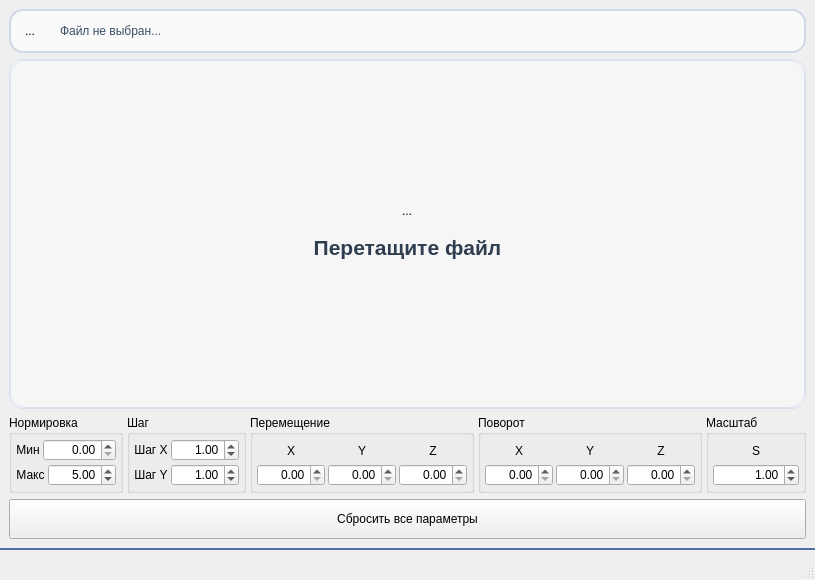
<?xml version="1.0" encoding="UTF-8"?>
<ui version="4.0">
 <class>MainWindow</class>
 <widget class="QMainWindow" name="MainWindow">
  <property name="geometry">
   <rect>
    <x>0</x>
    <y>0</y>
    <width>815</width>
    <height>580</height>
   </rect>
  </property>
  <property name="sizePolicy">
   <sizepolicy hsizetype="Preferred" vsizetype="Preferred">
    <horstretch>0</horstretch>
    <verstretch>0</verstretch>
   </sizepolicy>
  </property>
  <property name="minimumSize">
   <size>
    <width>815</width>
    <height>580</height>
   </size>
  </property>
  <property name="font">
   <font>
    <family>Segoe UI</family>
    <pointsize>9</pointsize>
   </font>
  </property>
  <property name="windowTitle">
   <string>MainWindow</string>
  </property>
  <property name="styleSheet">
   <string notr="true">QMainWindow, QWidget#centralwidget {
    background: qlineargradient(x1:0, y1:0, x2:1, y2:1,
                                stop:0 #f3f6fb, stop:0.55 #eef3fb, stop:1 #f4f0f6);
    color: #253246;
}

QMenuBar {
    background: transparent;
    border: none;
}

QPushButton#chooseFileButton {
    background: #ffffff;
    color: #2c3f59;
    border: 2px solid #93a8c6;
    border-radius: 14px;
    padding: 8px 16px;
}
QPushButton#chooseFileButton:hover { background: #f5f9ff; }
QPushButton#chooseFileButton:pressed { background: #eaf2ff; }

QWidget#fileWidget {
    background: rgba(255,255,255,0.7);
    border: 2px solid #cfd8e6;
    border-radius: 14px;
}

QLineEdit#filePathLineEdit {
    background: transparent;
    border: none;
    color: #33465f;
    padding: 0 10px;
    selection-background-color: #2f62c7;
    selection-color: #ffffff;
}
QLineEdit#filePathLineEdit:read-only {
    color: #3b4e66;
}

QFrame#regionFrame, QFrame#columnFrame {
    background: rgba(255,255,255,0.7);
    border: 2px solid #6ac8cc;
    border-radius: 14px;
}

QLabel#regionText, QLabel#columnLabel {
    color: #3a4b61;
}

QComboBox#regionComboBox,
QComboBox#columnComboBox {
    background: rgba(255,255,255,0.65);
    border: 1px solid #b8c8db;
    padding: 0 10px;
    color: #2a3d54;

}
QComboBox#regionComboBox:focus,
QComboBox#columnComboBox:focus {
    border: 2px solid #5cc7cb;
    background: #ffffff;
}

QPushButton#loadDataButton,
QPushButton#calculateMetricsButton {
    color: #ffffff;
    border: none;
    border-radius: 14px;
    padding: 8px 16px;
}
QPushButton#loadDataButton {
    background: qlineargradient(x1:0, y1:0, x2:1, y2:0,
                                stop:0 #17c2c2, stop:1 #0fa8ba);
}
QPushButton#loadDataButton:hover { background: #10b5bf; }
QPushButton#loadDataButton:pressed { background: #0d99a8; }
QPushButton#loadDataButton:disabled {
    background: #cfd4dd;
    color: #f6f7f9;
}

QPushButton#calculateMetricsButton {
    background: qlineargradient(x1:0, y1:0, x2:1, y2:0,
                                stop:0 #2f67d2, stop:1 #1d4fc0);
}
QPushButton#calculateMetricsButton:hover { background: #275cc8; }
QPushButton#calculateMetricsButton:pressed { background: #214fb0; }
QPushButton#calculateMetricsButton:disabled {
    background: #c9ced9;
    color: #eef0f4;
}

QStackedWidget#contentStackedWidget {
    background: rgba(255,255,255,0.45);
    border: 1px solid #d8dfeb;
    border-radius: 14px;
}

QWidget#emptyPage {
    background: qlineargradient(x1:0, y1:0, x2:1, y2:1,
                                stop:0 #f4f8ff, stop:1 #f6f4fa);
    border: 1px solid #dbe3ef;
    border-radius: 16px;
}
QWidget#emptyPage[dropActive="true"] {
    background: qlineargradient(x1:0, y1:0, x2:1, y2:1,
                                stop:0 #e5fbff, stop:1 #eef8ff);
    border: 1px solid #dbe3ef;
}
QLabel#emptyPageText {
    color: #2f3d50;
    padding: 8px 24px;
}

QTableWidget#tableWidget {
    background: #f7f9fd;
    border: 1px solid #cfd8e6;
    border-radius: 10px;
    gridline-color: #d6dde8;
    alternate-background-color: #eef2f8;
    color: #273a54;
    selection-background-color: #dce9ff;
    selection-color: #273a54;
}

QHeaderView::section {
    background: #244ca6;
    color: #ffffff;
    border: none;
    border-right: 1px solid #6283cb;
    padding: 8px 6px;
}
QTableCornerButton::section {
    background: #244ca6;
    border: none;
}

QScrollBar:vertical, QScrollBar:horizontal {
    background: transparent;
    border: none;
    margin: 2px;
}
QScrollBar::handle:vertical, QScrollBar::handle:horizontal {
    background: #b8c6dd;
    border-radius: 6px;
    min-height: 24px;
    min-width: 24px;
}
QScrollBar::handle:vertical:hover, QScrollBar::handle:horizontal:hover {
    background: #9fb1cf;
}
QScrollBar::add-line, QScrollBar::sub-line,
QScrollBar::add-page, QScrollBar::sub-page {
    background: none;
    border: none;
}

QFrame#minFrame, QFrame#maxFrame, QFrame#medianFrame {
    background: qlineargradient(x1:0, y1:0, x2:1, y2:1,
                                stop:0 #f2f6fb, stop:1 #f7f4fb);
    border: 1px solid #d8e1ee;
    border-radius: 16px;
}

QLabel#minLabelText, QLabel#maxLabelText, QLabel#medianLabelText {
    color: #2b3f5d;
}

QLineEdit#minValueLineEdit,
QLineEdit#maxValueLineEdit,
QLineEdit#medianValueLineEdit {
    background: transparent;
    border: none;
    color: #172739;
    padding-bottom: 4px;
}
QLineEdit#minValueLineEdit:read-only,
QLineEdit#maxValueLineEdit:read-only,
QLineEdit#medianValueLineEdit:read-only {
    color: #1b2c42;
}

QStatusBar {
    background: qlineargradient(x1:0, y1:0, x2:1, y2:0,
                                stop:0 #1f2f46, stop:1 #223a5d);
    color: #ffffff;
    border-top: 2px solid #4d6ea6;
    min-height: 30px;
}
QStatusBar::item { border: none; }
QStatusBar QLabel {
    color: #ffffff;
    padding-left: 8px;
}
</string>
  </property>
  <property name="toolButtonStyle">
   <enum>Qt::ToolButtonStyle::ToolButtonFollowStyle</enum>
  </property>
  <widget class="QWidget" name="centralwidget">
   <property name="sizePolicy">
    <sizepolicy hsizetype="Preferred" vsizetype="Preferred">
     <horstretch>0</horstretch>
     <verstretch>0</verstretch>
    </sizepolicy>
   </property>
   <property name="minimumSize">
    <size>
     <width>0</width>
     <height>0</height>
    </size>
   </property>
   <layout class="QVBoxLayout" name="verticalLayout_6">
    <item>
     <layout class="QHBoxLayout" name="fileRowLayout">
      <item>
       <widget class="QWidget" name="fileWidget" native="true">
        <layout class="QHBoxLayout" name="horizontalLayout">
         <item>
          <widget class="QToolButton" name="icon_2">
           <property name="enabled">
            <bool>true</bool>
           </property>
           <property name="cursor">
            <cursorShape>PointingHandCursor</cursorShape>
           </property>
           <property name="text">
            <string>...</string>
           </property>
           <property name="icon">
            <iconset>
             <normalon>:/icons/icons/CSV.svg</normalon>
            </iconset>
           </property>
           <property name="iconSize">
            <size>
             <width>30</width>
             <height>30</height>
            </size>
           </property>
           <property name="autoRaise">
            <bool>true</bool>
           </property>
          </widget>
         </item>
         <item>
          <widget class="QLineEdit" name="filePathLineEdit">
           <property name="minimumSize">
            <size>
             <width>0</width>
             <height>26</height>
            </size>
           </property>
           <property name="font">
            <font>
             <pointsize>9</pointsize>
            </font>
           </property>
           <property name="text">
            <string>Файл не выбран...</string>
           </property>
           <property name="alignment">
            <set>Qt::AlignmentFlag::AlignLeading|Qt::AlignmentFlag::AlignLeft|Qt::AlignmentFlag::AlignVCenter</set>
           </property>
           <property name="readOnly">
            <bool>true</bool>
           </property>
           <property name="placeholderText">
            <string>The file was not selected</string>
           </property>
          </widget>
         </item>
        </layout>
       </widget>
      </item>
     </layout>
    </item>
    <item>
     <layout class="QHBoxLayout" name="controlRowLayout"/>
    </item>
    <item>
     <widget class="QStackedWidget" name="contentStackedWidget">
      <property name="sizePolicy">
       <sizepolicy hsizetype="Expanding" vsizetype="Expanding">
        <horstretch>0</horstretch>
        <verstretch>0</verstretch>
       </sizepolicy>
      </property>
      <property name="acceptDrops">
       <bool>true</bool>
      </property>
      <property name="currentIndex">
       <number>0</number>
      </property>
      <widget class="QWidget" name="emptyPage">
       <property name="acceptDrops">
        <bool>true</bool>
       </property>
       <layout class="QVBoxLayout" name="verticalLayout">
        <item>
         <spacer name="verticalSpacer">
          <property name="orientation">
           <enum>Qt::Orientation::Vertical</enum>
          </property>
          <property name="sizeHint" stdset="0">
           <size>
            <width>20</width>
            <height>40</height>
           </size>
          </property>
         </spacer>
        </item>
        <item alignment="Qt::AlignmentFlag::AlignHCenter">
         <widget class="QToolButton" name="icon_4">
          <property name="enabled">
           <bool>true</bool>
          </property>
          <property name="sizePolicy">
           <sizepolicy hsizetype="Preferred" vsizetype="Preferred">
            <horstretch>0</horstretch>
            <verstretch>0</verstretch>
           </sizepolicy>
          </property>
          <property name="font">
           <font>
            <pointsize>9</pointsize>
           </font>
          </property>
          <property name="cursor">
           <cursorShape>PointingHandCursor</cursorShape>
          </property>
          <property name="acceptDrops">
           <bool>true</bool>
          </property>
          <property name="text">
           <string>...</string>
          </property>
          <property name="icon">
           <iconset resource="resources.qrc">
            <normaloff>:/icons/icons/downloadFile.svg</normaloff>
            <normalon>:/icons/icons/downloadFile.svg</normalon>:/icons/icons/downloadFile.svg</iconset>
          </property>
          <property name="iconSize">
           <size>
            <width>85</width>
            <height>85</height>
           </size>
          </property>
          <property name="autoRaise">
           <bool>true</bool>
          </property>
         </widget>
        </item>
        <item>
         <widget class="QLabel" name="emptyPageText">
          <property name="font">
           <font>
            <pointsize>16</pointsize>
            <bold>true</bold>
           </font>
          </property>
          <property name="acceptDrops">
           <bool>true</bool>
          </property>
          <property name="text">
           <string>Перетащите файл</string>
          </property>
          <property name="alignment">
           <set>Qt::AlignmentFlag::AlignCenter</set>
          </property>
          <property name="wordWrap">
           <bool>true</bool>
          </property>
         </widget>
        </item>
        <item>
         <spacer name="verticalSpacer_2">
          <property name="orientation">
           <enum>Qt::Orientation::Vertical</enum>
          </property>
          <property name="sizeHint" stdset="0">
           <size>
            <width>20</width>
            <height>40</height>
           </size>
          </property>
         </spacer>
        </item>
       </layout>
      </widget>
      <widget class="QWidget" name="graphPage">
       <property name="acceptDrops">
        <bool>true</bool>
       </property>
       <layout class="QVBoxLayout" name="verticalLayout_2">
        <item>
         <widget class="QGraphicsView" name="graphicsView">
          <property name="verticalScrollBarPolicy">
           <enum>Qt::ScrollBarPolicy::ScrollBarAlwaysOff</enum>
          </property>
          <property name="horizontalScrollBarPolicy">
           <enum>Qt::ScrollBarPolicy::ScrollBarAlwaysOff</enum>
          </property>
         </widget>
        </item>
       </layout>
      </widget>
     </widget>
    </item>
    <item>
     <layout class="QHBoxLayout" name="bottomRowLayout">
      <property name="spacing">
       <number>4</number>
      </property>
      <property name="leftMargin">
       <number>0</number>
      </property>
      <property name="topMargin">
       <number>0</number>
      </property>
      <property name="rightMargin">
       <number>0</number>
      </property>
      <property name="bottomMargin">
       <number>0</number>
      </property>
      <item>
       <widget class="QGroupBox" name="groupBox">
        <property name="title">
         <string>Нормировка</string>
        </property>
        <layout class="QVBoxLayout" name="verticalLayout_3">
         <property name="spacing">
          <number>3</number>
         </property>
         <property name="leftMargin">
          <number>4</number>
         </property>
         <property name="topMargin">
          <number>4</number>
         </property>
         <property name="rightMargin">
          <number>4</number>
         </property>
         <property name="bottomMargin">
          <number>4</number>
         </property>
         <item>
          <layout class="QHBoxLayout" name="horizontalLayout_3">
           <property name="spacing">
            <number>3</number>
           </property>
           <item>
            <widget class="QLabel" name="label_2">
             <property name="text">
              <string>Мин</string>
             </property>
             <property name="alignment">
              <set>Qt::AlignmentFlag::AlignCenter</set>
             </property>
            </widget>
           </item>
           <item>
            <widget class="QDoubleSpinBox" name="doubleSpinBox_2">
             <property name="sizePolicy">
              <sizepolicy hsizetype="Expanding" vsizetype="Fixed">
               <horstretch>0</horstretch>
               <verstretch>0</verstretch>
              </sizepolicy>
             </property>
             <property name="minimumSize">
              <size>
               <width>68</width>
               <height>0</height>
              </size>
             </property>
             <property name="alignment">
              <set>Qt::AlignmentFlag::AlignRight|Qt::AlignmentFlag::AlignTrailing|Qt::AlignmentFlag::AlignVCenter</set>
             </property>
            </widget>
           </item>
          </layout>
         </item>
         <item>
          <layout class="QHBoxLayout" name="horizontalLayout_2">
           <property name="spacing">
            <number>3</number>
           </property>
           <item>
            <widget class="QLabel" name="label">
             <property name="text">
              <string>Макс</string>
             </property>
             <property name="alignment">
              <set>Qt::AlignmentFlag::AlignCenter</set>
             </property>
            </widget>
           </item>
           <item>
            <widget class="QDoubleSpinBox" name="doubleSpinBox">
             <property name="sizePolicy">
              <sizepolicy hsizetype="Expanding" vsizetype="Fixed">
               <horstretch>0</horstretch>
               <verstretch>0</verstretch>
              </sizepolicy>
             </property>
             <property name="minimumSize">
              <size>
               <width>68</width>
               <height>0</height>
              </size>
             </property>
             <property name="alignment">
              <set>Qt::AlignmentFlag::AlignRight|Qt::AlignmentFlag::AlignTrailing|Qt::AlignmentFlag::AlignVCenter</set>
             </property>
             <property name="value">
              <double>5.000000000000000</double>
             </property>
            </widget>
           </item>
          </layout>
         </item>
        </layout>
       </widget>
      </item>
      <item>
       <widget class="QGroupBox" name="groupBox_2">
        <property name="title">
         <string>Шаг</string>
        </property>
        <layout class="QVBoxLayout" name="verticalLayout_7">
         <property name="spacing">
          <number>3</number>
         </property>
         <property name="leftMargin">
          <number>4</number>
         </property>
         <property name="topMargin">
          <number>4</number>
         </property>
         <property name="rightMargin">
          <number>4</number>
         </property>
         <property name="bottomMargin">
          <number>4</number>
         </property>
         <item>
          <layout class="QHBoxLayout" name="horizontalLayout_4">
           <property name="spacing">
            <number>3</number>
           </property>
           <item>
            <widget class="QLabel" name="label_3">
             <property name="text">
              <string>Шаг X</string>
             </property>
             <property name="alignment">
              <set>Qt::AlignmentFlag::AlignCenter</set>
             </property>
            </widget>
           </item>
           <item>
            <widget class="QDoubleSpinBox" name="doubleSpinBox_3">
             <property name="sizePolicy">
              <sizepolicy hsizetype="Expanding" vsizetype="Fixed">
               <horstretch>0</horstretch>
               <verstretch>0</verstretch>
              </sizepolicy>
             </property>
             <property name="minimumSize">
              <size>
               <width>68</width>
               <height>0</height>
              </size>
             </property>
             <property name="alignment">
              <set>Qt::AlignmentFlag::AlignRight|Qt::AlignmentFlag::AlignTrailing|Qt::AlignmentFlag::AlignVCenter</set>
             </property>
             <property name="value">
              <double>1.000000000000000</double>
             </property>
            </widget>
           </item>
          </layout>
         </item>
         <item>
          <layout class="QHBoxLayout" name="horizontalLayout_7">
           <property name="spacing">
            <number>3</number>
           </property>
           <item>
            <widget class="QLabel" name="label_4">
             <property name="text">
              <string>Шаг Y</string>
             </property>
             <property name="alignment">
              <set>Qt::AlignmentFlag::AlignCenter</set>
             </property>
            </widget>
           </item>
           <item>
            <widget class="QDoubleSpinBox" name="doubleSpinBox_4">
             <property name="sizePolicy">
              <sizepolicy hsizetype="Expanding" vsizetype="Fixed">
               <horstretch>0</horstretch>
               <verstretch>0</verstretch>
              </sizepolicy>
             </property>
             <property name="minimumSize">
              <size>
               <width>68</width>
               <height>0</height>
              </size>
             </property>
             <property name="alignment">
              <set>Qt::AlignmentFlag::AlignRight|Qt::AlignmentFlag::AlignTrailing|Qt::AlignmentFlag::AlignVCenter</set>
             </property>
             <property name="value">
              <double>1.000000000000000</double>
             </property>
            </widget>
           </item>
          </layout>
         </item>
        </layout>
       </widget>
      </item>
      <item>
       <widget class="QGroupBox" name="groupBox_3">
        <property name="title">
         <string>Перемещение </string>
        </property>
        <layout class="QHBoxLayout" name="horizontalLayout_5">
         <property name="spacing">
          <number>3</number>
         </property>
         <property name="leftMargin">
          <number>4</number>
         </property>
         <property name="topMargin">
          <number>4</number>
         </property>
         <property name="rightMargin">
          <number>4</number>
         </property>
         <property name="bottomMargin">
          <number>4</number>
         </property>
         <item>
          <layout class="QVBoxLayout" name="verticalLayout_4">
           <property name="spacing">
            <number>2</number>
           </property>
           <item>
            <widget class="QLabel" name="label_6">
             <property name="text">
              <string>X</string>
             </property>
             <property name="alignment">
              <set>Qt::AlignmentFlag::AlignCenter</set>
             </property>
            </widget>
           </item>
           <item>
            <widget class="QDoubleSpinBox" name="doubleSpinBox_5">
             <property name="sizePolicy">
              <sizepolicy hsizetype="Expanding" vsizetype="Fixed">
               <horstretch>0</horstretch>
               <verstretch>0</verstretch>
              </sizepolicy>
             </property>
             <property name="minimumSize">
              <size>
               <width>68</width>
               <height>0</height>
              </size>
             </property>
             <property name="alignment">
              <set>Qt::AlignmentFlag::AlignRight|Qt::AlignmentFlag::AlignTrailing|Qt::AlignmentFlag::AlignVCenter</set>
             </property>
            </widget>
           </item>
          </layout>
         </item>
         <item>
          <layout class="QVBoxLayout" name="verticalLayout_5">
           <property name="spacing">
            <number>2</number>
           </property>
           <item>
            <widget class="QLabel" name="label_7">
             <property name="text">
              <string>Y</string>
             </property>
             <property name="alignment">
              <set>Qt::AlignmentFlag::AlignCenter</set>
             </property>
            </widget>
           </item>
           <item>
            <widget class="QDoubleSpinBox" name="doubleSpinBox_6">
             <property name="sizePolicy">
              <sizepolicy hsizetype="Expanding" vsizetype="Fixed">
               <horstretch>0</horstretch>
               <verstretch>0</verstretch>
              </sizepolicy>
             </property>
             <property name="minimumSize">
              <size>
               <width>68</width>
               <height>0</height>
              </size>
             </property>
             <property name="alignment">
              <set>Qt::AlignmentFlag::AlignRight|Qt::AlignmentFlag::AlignTrailing|Qt::AlignmentFlag::AlignVCenter</set>
             </property>
            </widget>
           </item>
          </layout>
         </item>
         <item>
          <layout class="QVBoxLayout" name="verticalLayout_8">
           <property name="spacing">
            <number>2</number>
           </property>
           <item>
            <widget class="QLabel" name="label_8">
             <property name="text">
              <string>Z</string>
             </property>
             <property name="alignment">
              <set>Qt::AlignmentFlag::AlignCenter</set>
             </property>
            </widget>
           </item>
           <item>
            <widget class="QDoubleSpinBox" name="doubleSpinBox_7">
             <property name="sizePolicy">
              <sizepolicy hsizetype="Expanding" vsizetype="Fixed">
               <horstretch>0</horstretch>
               <verstretch>0</verstretch>
              </sizepolicy>
             </property>
             <property name="minimumSize">
              <size>
               <width>68</width>
               <height>0</height>
              </size>
             </property>
             <property name="alignment">
              <set>Qt::AlignmentFlag::AlignRight|Qt::AlignmentFlag::AlignTrailing|Qt::AlignmentFlag::AlignVCenter</set>
             </property>
            </widget>
           </item>
          </layout>
         </item>
        </layout>
       </widget>
      </item>
      <item>
       <widget class="QGroupBox" name="groupBox_5">
        <property name="title">
         <string>Поворот</string>
        </property>
        <layout class="QHBoxLayout" name="horizontalLayout_6">
         <property name="spacing">
          <number>3</number>
         </property>
         <property name="leftMargin">
          <number>4</number>
         </property>
         <property name="topMargin">
          <number>4</number>
         </property>
         <property name="rightMargin">
          <number>4</number>
         </property>
         <property name="bottomMargin">
          <number>4</number>
         </property>
         <item>
          <layout class="QVBoxLayout" name="verticalLayout_9">
           <property name="spacing">
            <number>2</number>
           </property>
           <item>
            <widget class="QLabel" name="label_9">
             <property name="text">
              <string>X</string>
             </property>
             <property name="alignment">
              <set>Qt::AlignmentFlag::AlignCenter</set>
             </property>
            </widget>
           </item>
           <item>
            <widget class="QDoubleSpinBox" name="doubleSpinBox_8">
             <property name="sizePolicy">
              <sizepolicy hsizetype="Expanding" vsizetype="Fixed">
               <horstretch>0</horstretch>
               <verstretch>0</verstretch>
              </sizepolicy>
             </property>
             <property name="minimumSize">
              <size>
               <width>68</width>
               <height>0</height>
              </size>
             </property>
             <property name="alignment">
              <set>Qt::AlignmentFlag::AlignRight|Qt::AlignmentFlag::AlignTrailing|Qt::AlignmentFlag::AlignVCenter</set>
             </property>
            </widget>
           </item>
          </layout>
         </item>
         <item>
          <layout class="QVBoxLayout" name="verticalLayout_10">
           <property name="spacing">
            <number>2</number>
           </property>
           <item>
            <widget class="QLabel" name="label_10">
             <property name="text">
              <string>Y</string>
             </property>
             <property name="alignment">
              <set>Qt::AlignmentFlag::AlignCenter</set>
             </property>
            </widget>
           </item>
           <item>
            <widget class="QDoubleSpinBox" name="doubleSpinBox_9">
             <property name="sizePolicy">
              <sizepolicy hsizetype="Expanding" vsizetype="Fixed">
               <horstretch>0</horstretch>
               <verstretch>0</verstretch>
              </sizepolicy>
             </property>
             <property name="minimumSize">
              <size>
               <width>68</width>
               <height>0</height>
              </size>
             </property>
             <property name="alignment">
              <set>Qt::AlignmentFlag::AlignRight|Qt::AlignmentFlag::AlignTrailing|Qt::AlignmentFlag::AlignVCenter</set>
             </property>
            </widget>
           </item>
          </layout>
         </item>
         <item>
          <layout class="QVBoxLayout" name="verticalLayout_11">
           <property name="spacing">
            <number>2</number>
           </property>
           <item>
            <widget class="QLabel" name="label_11">
             <property name="text">
              <string>Z</string>
             </property>
             <property name="alignment">
              <set>Qt::AlignmentFlag::AlignCenter</set>
             </property>
            </widget>
           </item>
           <item>
            <widget class="QDoubleSpinBox" name="doubleSpinBox_10">
             <property name="sizePolicy">
              <sizepolicy hsizetype="Expanding" vsizetype="Fixed">
               <horstretch>0</horstretch>
               <verstretch>0</verstretch>
              </sizepolicy>
             </property>
             <property name="minimumSize">
              <size>
               <width>68</width>
               <height>0</height>
              </size>
             </property>
             <property name="alignment">
              <set>Qt::AlignmentFlag::AlignRight|Qt::AlignmentFlag::AlignTrailing|Qt::AlignmentFlag::AlignVCenter</set>
             </property>
            </widget>
           </item>
          </layout>
         </item>
        </layout>
       </widget>
      </item>
      <item>
       <widget class="QGroupBox" name="groupBox_4">
        <property name="title">
         <string>Масштаб</string>
        </property>
        <layout class="QVBoxLayout" name="verticalLayout_18">
         <property name="spacing">
          <number>2</number>
         </property>
         <property name="leftMargin">
          <number>4</number>
         </property>
         <property name="topMargin">
          <number>4</number>
         </property>
         <property name="rightMargin">
          <number>4</number>
         </property>
         <property name="bottomMargin">
          <number>4</number>
         </property>
         <item>
          <widget class="QLabel" name="label_17">
           <property name="text">
            <string>S</string>
           </property>
           <property name="alignment">
            <set>Qt::AlignmentFlag::AlignCenter</set>
           </property>
          </widget>
         </item>
         <item>
          <widget class="QDoubleSpinBox" name="doubleSpinBox_14">
           <property name="sizePolicy">
            <sizepolicy hsizetype="Expanding" vsizetype="Fixed">
             <horstretch>0</horstretch>
             <verstretch>0</verstretch>
            </sizepolicy>
           </property>
           <property name="minimumSize">
            <size>
             <width>68</width>
             <height>0</height>
            </size>
           </property>
           <property name="alignment">
            <set>Qt::AlignmentFlag::AlignRight|Qt::AlignmentFlag::AlignTrailing|Qt::AlignmentFlag::AlignVCenter</set>
           </property>
           <property name="minimum">
            <double>0.001000000000000</double>
           </property>
           <property name="value">
            <double>1.000000000000000</double>
           </property>
          </widget>
         </item>
        </layout>
       </widget>
      </item>
     </layout>
    </item>
    <item>
     <widget class="QPushButton" name="pushButton">
      <property name="minimumSize">
       <size>
        <width>0</width>
        <height>40</height>
       </size>
      </property>
      <property name="text">
       <string>Сбросить все параметры</string>
      </property>
     </widget>
    </item>
   </layout>
  </widget>
  <widget class="QMenuBar" name="menubar">
   <property name="geometry">
    <rect>
     <x>0</x>
     <y>0</y>
     <width>815</width>
     <height>24</height>
    </rect>
   </property>
  </widget>
  <widget class="QStatusBar" name="statusbar"/>
 </widget>
 <resources>
  <include location="resources.qrc"/>
 </resources>
 <connections/>
</ui>
